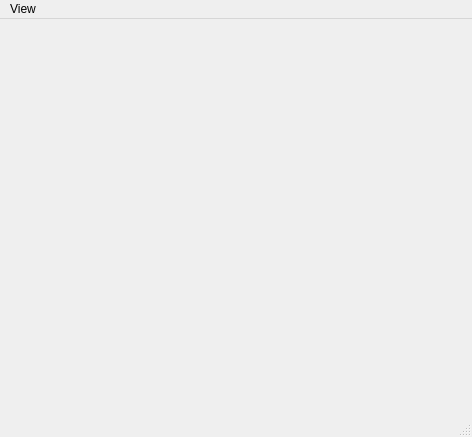
<ui version="4.0" >
 <class>PlayerWindow</class>
 <widget class="QMainWindow" name="PlayerWindow" >
  <property name="geometry" >
   <rect>
    <x>0</x>
    <y>0</y>
    <width>472</width>
    <height>437</height>
   </rect>
  </property>
  <property name="windowTitle" >
   <string>Past Frames Player</string>
  </property>
  <widget class="QWidget" name="centralwidget" >
   <property name="layoutDirection" >
    <enum>Qt::LeftToRight</enum>
   </property>
  </widget>
  <widget class="QMenuBar" name="menubar" >
   <property name="geometry" >
    <rect>
     <x>0</x>
     <y>0</y>
     <width>472</width>
     <height>22</height>
    </rect>
   </property>
   <widget class="QMenu" name="menuView_" >
    <property name="title" >
     <string>View</string>
    </property>
    <addaction name="actionViewZoomIn_" />
    <addaction name="actionViewZoomOut_" />
    <addaction name="actionViewTogglePhantomCursor_" />
    <addaction name="separator" />
    <addaction name="actionShowMainWindow_" />
    <addaction name="actionShowFramesWindow_" />
    <addaction name="separator" />
    <addaction name="actionPresetSave_" />
    <addaction name="actionPresetRevert_" />
   </widget>
   <addaction name="menuView_" />
  </widget>
  <widget class="QStatusBar" name="statusbar" />
  <action name="actionViewZoomIn_" >
   <property name="text" >
    <string>Zoom In</string>
   </property>
   <property name="shortcut" >
    <string>I</string>
   </property>
  </action>
  <action name="actionViewZoomOut_" >
   <property name="text" >
    <string>Zoom Out</string>
   </property>
   <property name="shortcut" >
    <string>O</string>
   </property>
  </action>
  <action name="actionViewTogglePhantomCursor_" >
   <property name="checkable" >
    <bool>true</bool>
   </property>
   <property name="checked" >
    <bool>true</bool>
   </property>
   <property name="text" >
    <string>Show Phantom Cursor</string>
   </property>
   <property name="shortcut" >
    <string>C</string>
   </property>
  </action>
  <action name="actionPresetSave_" >
   <property name="text" >
    <string>Save Preset</string>
   </property>
   <property name="shortcut" >
    <string>Ctrl+S</string>
   </property>
  </action>
  <action name="actionPresetRevert_" >
   <property name="text" >
    <string>Revert Preset</string>
   </property>
   <property name="shortcut" >
    <string>Ctrl+Z</string>
   </property>
  </action>
  <action name="actionShowMainWindow_" >
   <property name="text" >
    <string>Main Display</string>
   </property>
   <property name="shortcut" >
    <string>F2</string>
   </property>
  </action>
  <action name="actionShowFramesWindow_" >
   <property name="text" >
    <string>Past Frames List</string>
   </property>
   <property name="shortcut" >
    <string>F3</string>
   </property>
  </action>
 </widget>
 <resources/>
 <connections/>
</ui>
